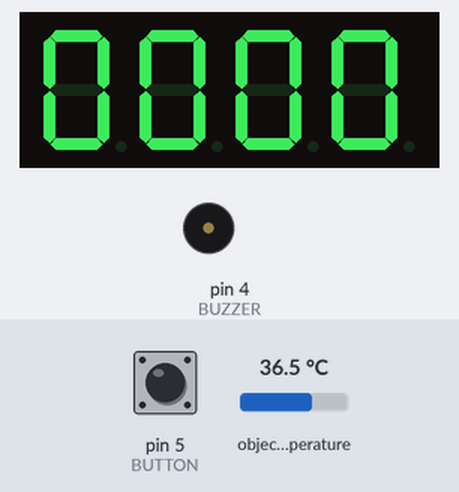
The sketch below on a simulated Arduino Uno, built with avr-gcc and run on an emulated ATmega328P. On the bench: 4-digit seven-segment display, buzzer (waves = sounding, pin HIGH). The test bench sets the inputs (shaded band); at power-on: pin 5 (BUTTON) HIGH, object temperature 36.5 °C.

Above: at 1.2 s.
1.3 s: pin 5 (BUTTON) pulled LOW for 0.15 s
At 1.7 s:
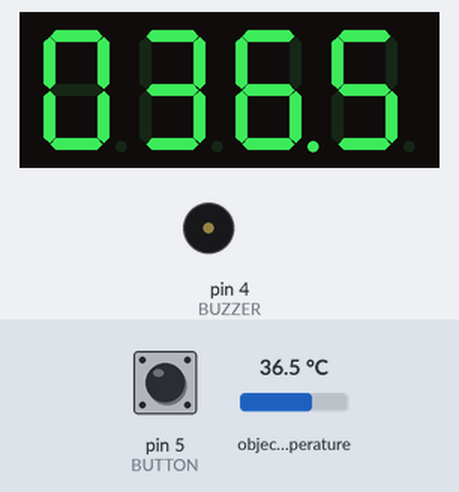
2.9 s: pin 5 (BUTTON) pulled LOW for 1 s
At 3.38 s:
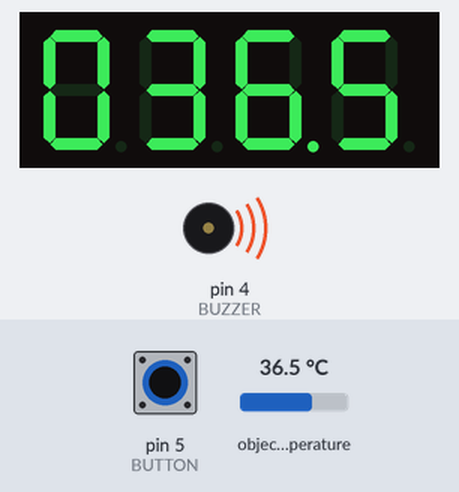
6.9 s: pin 5 (BUTTON) pulled LOW for 3.2 s
At 11.4 s:
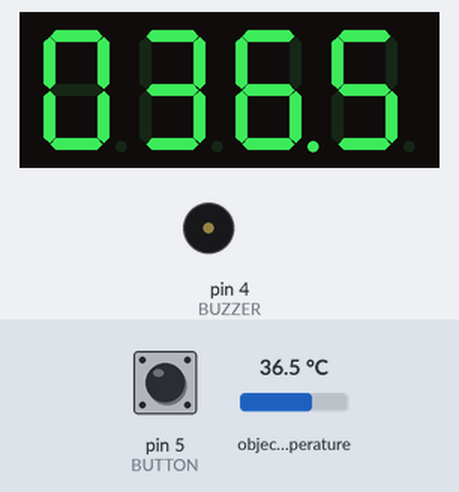
Timing chart, 0 to 12.9 s (numbered marks = the images above; inputs shaded):
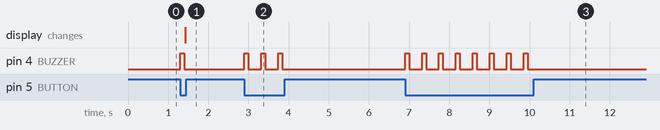

The sketch:

non-contact-thermometer.ino
```cpp
#include <Wire.h>
#include <Adafruit_MLX90614.h>
#include <TM1637Display.h>

// --- Pins ---
#define CLK 3         // TM1637 CLK
#define DIO 2         // TM1637 DIO
#define BUZZER 4      // Buzzer pin
#define BUTTON 5      // Push button pin (connected to GND when pressed)

// --- Devices ---
Adafruit_MLX90614 mlx = Adafruit_MLX90614();
TM1637Display display(CLK, DIO);

// --- Timing control ---
unsigned long displayUntil = 0;   // when to clear display
bool showingTemp = false;

void setup() {
  Wire.begin();
  mlx.begin();

  display.setBrightness(0x0f);
  display.showNumberDec(0, true);  // show 0000 on boot

  pinMode(BUZZER, OUTPUT);
  pinMode(BUTTON, INPUT_PULLUP);   // button between pin and GND
}

void loop() {
  unsigned long now = millis();

  // --- Button handling ---
  if (digitalRead(BUTTON) == LOW) {   // pressed
    beep();

    float tempC = mlx.readObjectTempC();
    int displayTemp = (int)(tempC * 10); // keep 1 decimal place

    // show as 36:5 (colon used as fake decimal point)
    display.showNumberDecEx(displayTemp, 0b00100000, true, 4, 0);

    displayUntil = now + 5000;  // show for 5s
    showingTemp = true;

    delay(300); // basic debounce
  }

  // --- Timeout clearing ---
  if (showingTemp && now > displayUntil) {
    display.showNumberDec(0, true); // back to 0000
    showingTemp = false;
  }
}

// --- Buzzer helper ---
void beep() {
  digitalWrite(BUZZER, HIGH);
  delay(100);
  digitalWrite(BUZZER, LOW);
}
```

Measured:
- after the input at 1.3 s, pin 4 (BUZZER): LOW → HIGH at once, → LOW 0.10 s later; the display: changes after 0.12 s (image 1)
- after the input at 2.9 s, pin 4 (BUZZER): alternates HIGH for 0.10 s and LOW for 0.32 s, 6 changes in all, then stays LOW, starting at once
- after the input at 6.9 s, pin 4 (BUZZER): alternates HIGH for 0.10 s and LOW for 0.32 s, 16 changes in all, then stays LOW, starting at once
